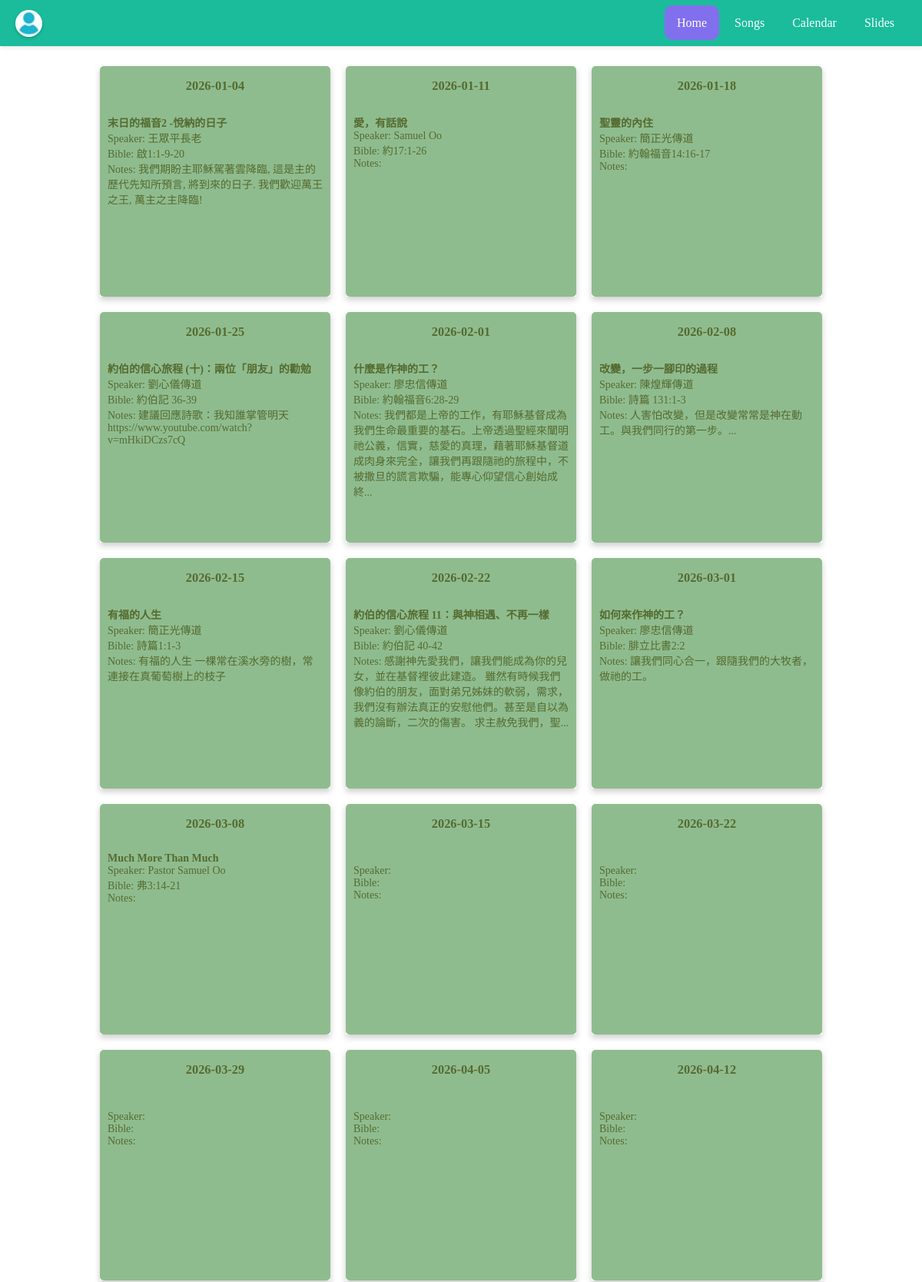
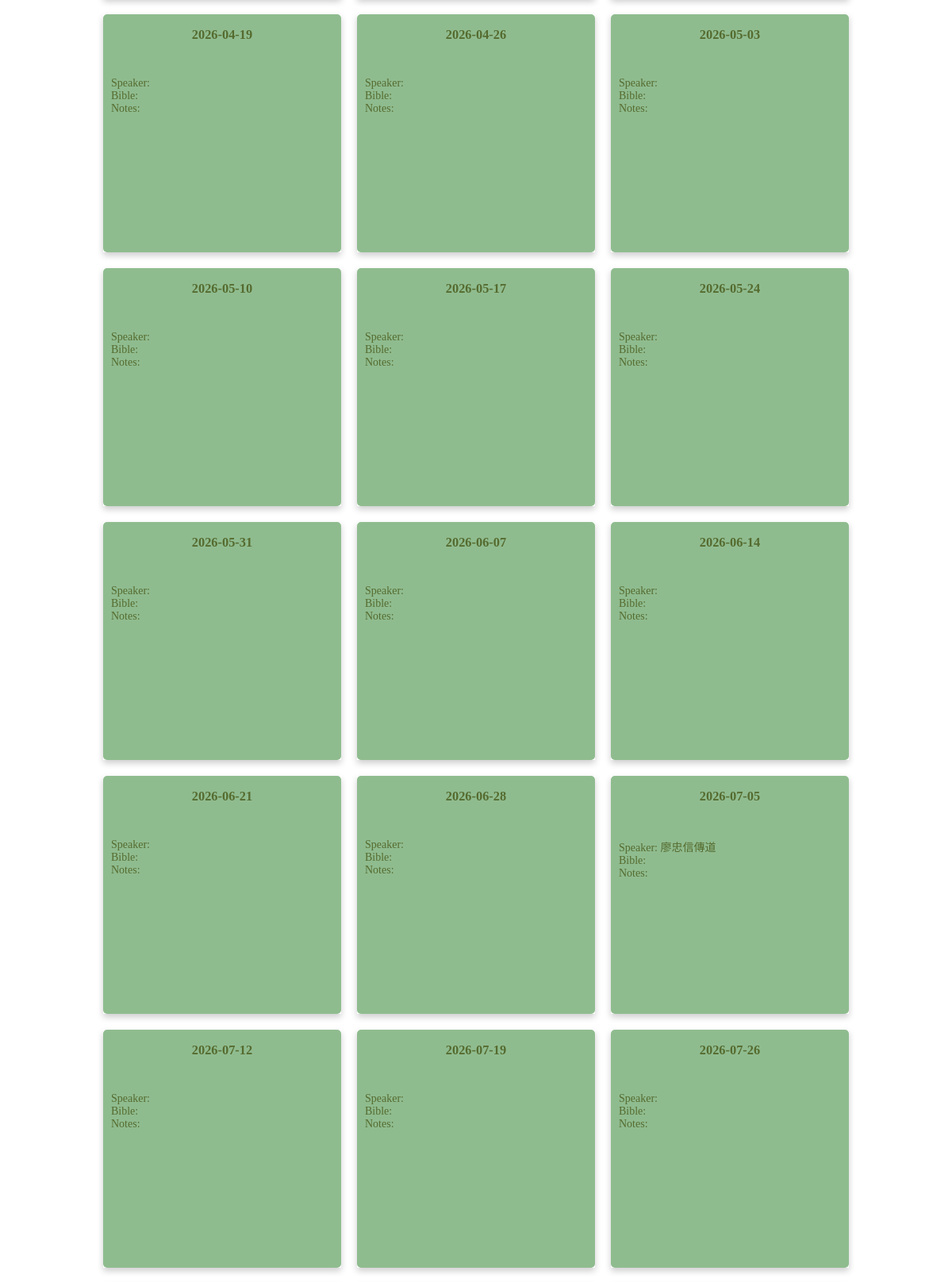
The page / (upper part) on the database its author committed (2 pictures, top to bottom).
### tables this page shows
CREATE TABLE "sermon" (sermon_id INTEGER PRIMARY key, title text, speaker text, bible_verse text, keyword text, outline text, lang text, updated text default CURRENT_TIMESTAMP, date text);

CREATE TABLE "worship" (worship_id INTEGER PRIMARY KEY, title text, notes text, scheduled_date text, sermon_id int);

### web/index.py (the view)
@app.route("/")
def index():
	id = request.args.get('id', None)
	if id:
		songs = Utils.get_worship_songs(id)
		w = Utils.get_worship(id)
		return render_template('song.html', songs=songs, id=id, w=w)
	sundays = Tools.allsundays()
	worship = Utils.worship_list()
	worship = [{'date': x, 'worship': next((y for y in worship if y['date'] == x), -1)} for x in sundays[1]]
	return render_template('worship.html', worship=worship, sundays=sundays)

### app/db.py (called while the page is built)
def run(sql, db_name="worship.db"):
    return __execute(sql, para=None, db_name=db_name)

def __execute(sql, db_name, para=None):
    try:
        con = open(db_name)
        cur = con.cursor()
        if para:
            result = cur.execute(sql, para).fetchall()
        else:
            result = cur.execute(sql).fetchall()
        con.commit()
        return result
    except Exception as e:
        print('error', e)
        return e
    finally:
        close()

def open(db_name):
    con = _connect_db(db_name)
    return con

def close():
    try:
        con.close()
        return None
    except Exception as e:
        return e

def _connect_db(db_name):
    path = os.path.dirname(os.path.dirname(os.path.realpath(__file__)))
    con = sqlite3.connect(os.path.join(path, 'db', db_name))
    return con

### app/tools.py (called while the page is built)
def allsundays():
    now = datetime.now()
    coming_sunday = (now + timedelta(days=6-now.weekday())).strftime("%Y-%m-%d")
    year = now.year
    d = date(year, 1, 1)
    d += timedelta(days = 6 - d.weekday())  # First Sunday
    sundays = []
    sundays.append(d.strftime("%Y-%m-%d"))
    while d.year == year:
        d += timedelta(days = 7)
        if d.year == year:
            sundays.append(d.strftime("%Y-%m-%d"))
    return [coming_sunday, sundays]

### web/templates/worship.html (shortened to what this page needs)
{% include 'header.html' %}
</head>
<body>
<div class="worship_container">
{% for w in worship %}
    <div class="worship-card">
        <div class="card-inner" date="{{ w.date }}">
        <div class="card-front">
            <h3>{{ w.date }}</h3>
    {% if w.worship %}
        <div style="padding:10px;text-align:left;">
            <b>{{ w.worship.sermon_title }}</b><br/>
            Speaker: {{ w.worship.speaker }}<br/>
            Bible: {{ w.worship.bible }}<br/>
            Notes: {{ w.worship.notes|truncate(100) }}
        </div>
            </div>
            <div class="card-back" name="{{ w.worship.worship_id }}">
            <b>Worship Team</b><br/>
                {% for team in w.worship.content %}
                    {% if team.user_name != '' and team.role != '' %}
                        {{ team.role }}:&nbsp;{{ team.user_name }}<br/>
                    {% endif %}
                {% endfor %}
            <div class="overlay_btns"><button id="info_btn" name="{{ w.worship.date }}">Info</button> <button id="sermon_btn" name="{{ w.worship.worship_id }}">Edit</button> <button id="song_btn" name="{{ w.worship.worship_id }}">Songs</button> <button id="notes_btn" name="{{ w.worship.worship_id }}">Notes</button>&nbsp;<button id="team_btn" name="{{ w.worship.worship_id }}">Teams</button></div>
        </div>
    {% else %}
            </div>
      <div class="card-back">
            <div class="overlay_btns"><button id="song_btn" name="{{ w.worship.worship_id }}">Songs</button>&nbsp;<button id="team_btn" name="{{ w.worship.worship_id }}">Teams</button></div>
      </div>
    {% endif %}
  </div>
</div>
{% endfor %}
</div>
</body>
</html>

### web/templates/header.html (shortened to what this page needs)
<!DOCTYPE html>
<html lang="en">
<head>
    <link href="/static/jquery-ui.css" rel="stylesheet">
</head>
	<header id="header">
		<div id="profile">
			<a href="/profile" id="profile-container" class="profile_bubble">
			</a>
		</div>
		<nav class="navigation">
			<a href="/">Home</a>
			<a href="/song/list">Songs</a>
			<a href="/calendar">Calendar</a>
			<a href="/slides">Slides</a>
		</nav>
	</header>

### web/templates/header.html (style rules this page uses)
body { margin: 0; padding: 0; }
body > :not(#loading):not(#dialog):not(header) { margin: 16px; }
:root { --primary-color: #1abc9c; --secondary-color: #c85550; --thirdary-color: #826fee; --text-light: #ffffff; --header-height: 60px; }
#header { background: var(--primary-color); color: var(--text-light); display: flex; align-items: center; justify-content: space-between; padding: 0 20px; margin: 0; height: var(--header-height); width: 100%; box-sizing: border-box; box-shadow: 0 2px 5px rgba(0,0,0,0.1); position: sticky; top: 0; z-index: 100; }
.navigation a { color: var(--text-light); text-decoration: none; text-align: center; padding: 14px 16px; border-radius: 10px; transition: color 0.3s ease, background-color 0.3s ease; }
.navigation a.active { background-color: var(--thirdary-color); color: white; }
.profile_bubble { height: 35px; width: 35px; border-radius: 50%; color: var(--text-light); display: flex; align-items: center; justify-content: center; font-weight: bold; font-size: 14px; overflow: hidden; cursor: pointer; box-shadow: 0 2px 4px rgba(0,0,0,0.2); text-decoration: none; }

### web/templates/worship.html (style rules this page uses)
.worship_container { display: flex; flex-wrap: wrap; flex-direction: row; align-items: center; justify-content: center; }
.worship_container > div { min-width: 220px; margin: 10px; text-align: center; font-size: 14px; }
.worship-card { background-color: transparent; width: 300px; height: 300px; perspective: 1000px; }
.card-inner { position: relative; width: 100%; height: 100%; text-align: center; transition: transform 0.6s; transform-style: preserve-3d; box-shadow: 0 4px 8px 0 rgba(0,0,0,0.2); }
.card-front, .card-back { position: absolute; width: 100%; height: 100%; -webkit-backface-visibility: hidden; backface-visibility: hidden; border-radius: 5px; }
.card-front { background-color: #8FBC8F; color: #556B2F; }
.card-back { background-color: #009688; color: #fff; transform: rotateY(180deg); }
.overlay_btns { position: absolute ; bottom: 10px; right: 10px; font-size: 12px; }

### rows shown on the page
sermon: worship.sermon_title "末日的福音2 -悅納的日子", worship.speaker "王眾平長老", worship.bible "啟1:1-9-20"
worship: worship.notes "我們期盼主耶穌駕著雲降臨, 這是主的歷代先知所預言, 將到來的日子. 我們歡迎萬王之王, 萬主之主降臨!"
sermon: worship.sermon_title "愛，有話說", worship.speaker "Samuel Oo", worship.bible "約17:1-26"
sermon: worship.sermon_title "聖靈的內住", worship.speaker "簡正光傳道", worship.bible "約翰福音14:16-17"
sermon: worship.sermon_title "約伯的信心旅程 (十)：兩位「朋友」的勸勉", worship.speaker "劉心儀傳道", worship.bible "約伯記 36-39"
worship: worship.notes "建議回應詩歌：我知誰掌管明天 https://www.youtube.com/watch?v=mHkiDCzs7cQ"
sermon: worship.sermon_title "什麼是作神的工？", worship.speaker "廖忠信傳道", worship.bible "約翰福音6:28-29"
worship: worship.notes "我們都是上帝的工作，有耶穌基督成為我們生命最重要的基石。上帝透過聖經來闡明祂公義，信實，慈愛的真理，藉著耶穌基督道成肉身來完全，讓我們再跟隨祂的旅程中，不被撒旦的謊言欺騙，能專心仰望信心創始成終..."
sermon: worship.sermon_title "改變，一步一腳印的過程", worship.speaker "陳煌輝傳道", worship.bible "詩篇 131:1-3"
worship: worship.notes "人害怕改變，但是改變常常是神在動工。與我們同行的第一步。..."
sermon: worship.sermon_title "有福的人生", worship.speaker "簡正光傳道", worship.bible "詩篇1:1-3"
worship: worship.notes "有福的人生 一棵常在溪水旁的樹，常連接在真葡萄樹上的枝子"
sermon: worship.sermon_title "約伯的信心旅程 11：與神相遇、不再一樣", worship.speaker "劉心儀傳道", worship.bible "約伯記 40-42"
worship: worship.notes "感謝神先愛我們，讓我們能成為你的兒女，並在基督裡彼此建造。 雖然有時候我們像約伯的朋友，面對弟兄姊妹的軟弱，需求，我們沒有辦法真正的安慰他們。甚至是自以為義的論斷，二次的傷害。 求主赦免我們，聖..."
sermon: worship.sermon_title "如何來作神的工？", worship.speaker "廖忠信傳道", worship.bible "腓立比書2:2"
worship: worship.notes "讓我們同心合一，跟隨我們的大牧者，做祂的工。"
sermon: worship.sermon_title "Much More Than Much", worship.speaker "Pastor Samuel Oo", worship.bible "弗3:14-21"
sermon: worship.speaker "廖忠信傳道"

### other values the page prints
{{ w.date }} "2026-01-04" "2026-01-11" "2026-01-18" "2026-01-25" "2026-02-01" "2026-02-08" "2026-02-15" "2026-02-22" "2026-03-01" "2026-03-08" "2026-03-15" "2026-03-22" "2026-03-29" "2026-04-05" "2026-04-12" "2026-04-19" "2026-04-26" "2026-05-03" "2026-05-10" "2026-05-17" "2026-05-24" "2026-05-31" "2026-06-07" "2026-06-14" "2026-06-21" "2026-06-28" "2026-07-05" "2026-07-12" "2026-07-19" "2026-07-26"
